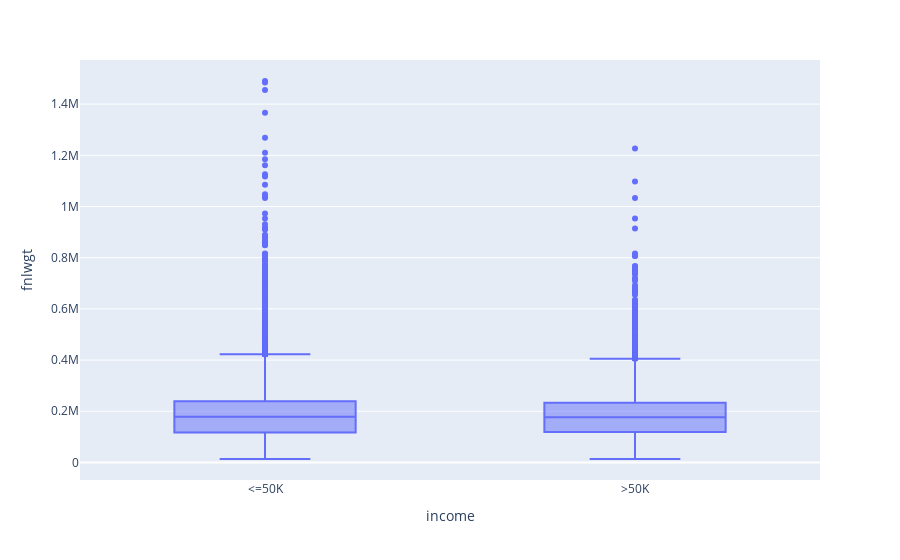

The cell this chart's notebook holds for it:
### Markdown cell above
You can see that we have an inbalanced dataset. There are more people earning less than 50k compared to the people earning more than 50k. Based on the source of the data this also makes sense. Remember the data is from the 1994 US cencus. 

So to proceed further let's see which of the attributes are influencing the income. We are looking into them, because it is important to understand which of the variable provide the machine learning model with information about the income of an individual. Based on that we will decide which variables we will drop, keep or combine into a new one. I can recommend to look separately on the influence of the categorical and continious data. We will not do a throughly analysis here, because the time is missing. But you should understand roughly why data visualization is important to develop a machine learning model. We will show an example based on the column `fnlwgt`

### Code cell
fig = px.box(adult_df, x = "income", y = "fnlwgt")
fig.show()

### Figure 1 — Plotly figure (JSON) as saved in the notebook; plotly's stock layout.template omitted (floating-point values rounded to 4 significant figures; data arrays with more than 128 entries replaced by an {"elided": "..."} marker saying what was removed)
{"data": [{"alignmentgroup": "True", "hovertemplate": "income=%{x}<br>fnlwgt=%{y}<extra></extra>", "legendgroup": "", "marker": {"color": "#636efa"}, "name": "", "notched": false, "offsetgroup": "", "orientation": "v", "showlegend": false, "type": "box", "x": {"elided": "45222 str values"}, "x0": " ", "xaxis": "x", "y": {"elided": "45222 int values"}, "y0": " ", "yaxis": "y"}], "layout": {"autosize": true, "boxmode": "group", "legend": {"tracegroupgap": 0}, "margin": {"t": 60}, "xaxis": {"anchor": "y", "autorange": true, "domain": [0, 1], "range": [-0.5, 1.5], "title": {"text": "income"}, "type": "category"}, "yaxis": {"anchor": "x", "autorange": true, "domain": [0, 1], "range": [-68560.0, 1572000.0], "title": {"text": "fnlwgt"}, "type": "linear"}}}
